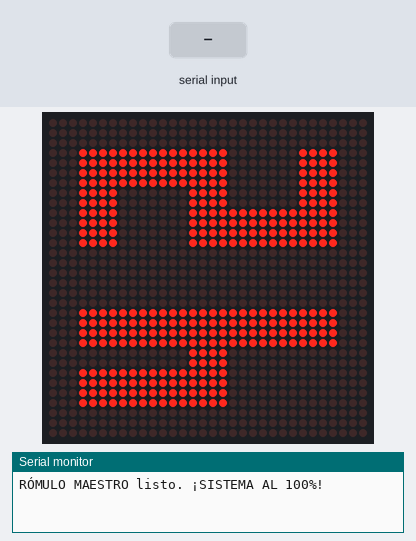
Bench run of a sketch on a simulated Arduino Uno, built with avr-gcc and run on an emulated ATmega328P. Parts: 32×32 LED matrix, the last lines printed to the serial monitor. Inputs (shaded band) come from the test bench.

Above: at 1.2 s.
1.3 s: "1" received over the second serial link
At 2.4 s:
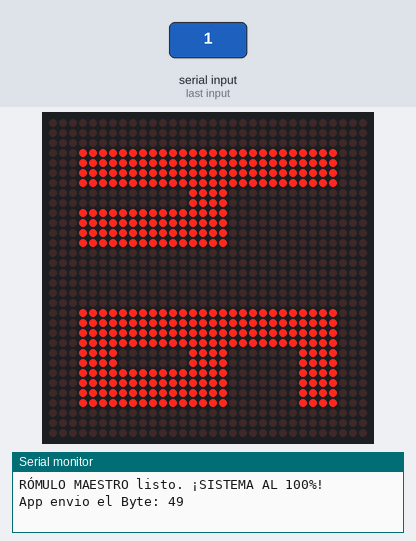
2.8 s: "0" received over the second serial link
At 3.6 s:
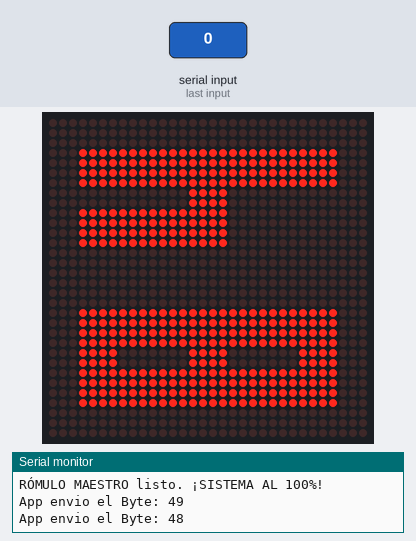
4.3 s: "2" received over the second serial link
At 4.7 s:
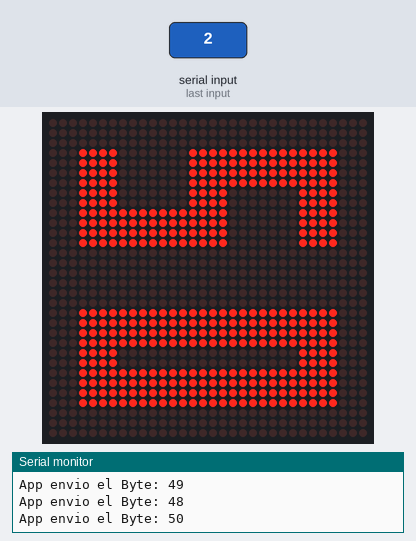
Timing chart, 0 to 7.3 s (numbered marks = the images above; inputs shaded):
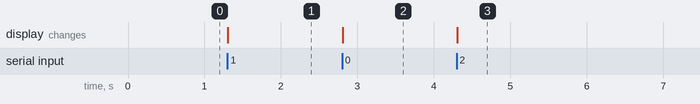

Measured:
- after the input at 1.3 s, the display: changes at once (image 1)
- after the input at 2.8 s, the display: changes at once (image 2)
- after the input at 4.3 s, the display: changes at once (image 3)

The sketch:

Contador24_14-romulo.ino
```cpp
/* ==========================================================================
   PROYECTO: CONTADOR MAESTRO ROMULO (1 BYTE ULTRARRÁPIDO)
   ========================================================================== */

#include <SoftwareSerial.h>
#include <SPI.h>
#include <DMD.h>
#include <TimerOne.h>

#define DISPLAYS_ACROSS 1
#define DISPLAYS_DOWN 2
DMD dmd(DISPLAYS_ACROSS, DISPLAYS_DOWN);

const int totalWidth = 32;
const int totalHeight = 32;
const int grosor = 4;

// --- CONFIGURACIÓN BLUETOOTH ---
// Conecta a Remo (Los pines que acabas de arreglar y dejar perfectos)
SoftwareSerial BTmaestro(2, 3);

// Hack de pines de la App (Para no mover cables físicos)
SoftwareSerial BTapp(5, 4);

// --- VARIABLES DE CONTROL ---
int valorInicialSec = 24;
int valorRestanteSec = 24;
bool countdownActivo = false;
unsigned long lastTickMs = 0;
const unsigned long TICK_SEC_MS = 1000UL;

void pix(int x, int y, int offset = 0) {
  int rx = x + offset;
  int ry = y;
  if (rx >= 0 && rx < totalWidth && ry >= 0 && ry < totalHeight) {
    int rotX = ry;
    int rotY = 31 - rx;
    dmd.writePixel(rotX, rotY, GRAPHICS_NORMAL, 1);
  }
}

void lineaH(int x, int y, int w) { for (int yy = 0; yy < grosor; yy++) { for (int xx = 0; xx < w; xx++) { pix(x + xx, y + yy); } } }
void lineaV(int x, int y, int h) { for (int yy = 0; yy < h; yy++) { for (int xx = 0; xx < grosor; xx++) { pix(x + xx, y + yy); } } }

void dibujar1(int offset=0) { int posX=3+offset, baseY=3, h=26; lineaV(posX+3, baseY, h); lineaH(posX, baseY+h-grosor, 10); lineaH(posX, baseY, 7); }
void dibujar2(int offset=0) { int posX=3+offset, baseY=3, w=10, h=26; lineaH(posX, baseY, w); lineaV(posX+w-grosor, baseY, h/2); lineaH(posX, (baseY+h/2)-2, w); lineaV(posX, baseY+h/2, h/2); lineaH(posX, baseY+h-grosor, w); }
void dibujar3(int offset=0) { int posX=3+offset, baseY=3, w=10, h=26; lineaH(posX, baseY, w); lineaH(posX, (baseY+h/2)-2, w); lineaH(posX, baseY+h-grosor, w); lineaV(posX+w-grosor, baseY, h); }
void dibujar4(int offset=0) { int posX=3+offset, baseY=3, w=10, h=26; lineaV(posX+w-grosor, baseY, h); lineaV(posX, baseY, h/2); lineaH(posX, (baseY+h/2)-2, w); }
void dibujar5(int offset=0) { int posX=3+offset, baseY=3, w=10, h=26; lineaH(posX, baseY, w); lineaV(posX, baseY, h/2); lineaH(posX, (baseY+h/2)-2, w); lineaV(posX+w-grosor, baseY+h/2, h/2); lineaH(posX, baseY+h-grosor, w); }
void dibujar6(int offset=0) { int posX=3+offset, baseY=3, w=10, h=26; lineaV(posX, baseY, h); lineaH(posX, (baseY+h/2)-2, w); lineaH(posX, baseY+h-grosor, w); lineaV(posX+w-grosor, baseY+h/2, h/2); lineaH(posX, baseY, w); }
void dibujar7(int offset=0) { int posX=3+offset, baseY=3, w=10, h=26; lineaH(posX, baseY, w); lineaV(posX+w-grosor, baseY, h); }
void dibujar8(int offset=0) { int posX=3+offset, baseY=3, w=10, h=26; lineaH(posX, baseY, w); lineaH(posX, (baseY+h/2)-2, w); lineaH(posX, baseY+h-grosor, w); lineaV(posX, baseY, h); lineaV(posX+w-grosor, baseY, h); }
void dibujar9(int offset=0) { int posX=3+offset, baseY=3, w=10, h=26; lineaH(posX, baseY, w); lineaH(posX, (baseY+h/2)-2, w); lineaV(posX+w-grosor, baseY, h); lineaV(posX, baseY, h/2); lineaH(posX, baseY+h-grosor, w); }
void dibujar0(int offset=0) { int posX=3+offset, baseY=3, w=10, h=26; lineaH(posX, baseY, w); lineaH(posX, baseY+h-grosor, w); lineaV(posX, baseY, h); lineaV(posX+w-grosor, baseY, h); }

void mostrarNumero(int n, int offset=0) {
  switch (n) {
    case 0: dibujar0(offset); break; case 1: dibujar1(offset); break;
    case 2: dibujar2(offset); break; case 3: dibujar3(offset); break;
    case 4: dibujar4(offset); break; case 5: dibujar5(offset); break;
    case 6: dibujar6(offset); break; case 7: dibujar7(offset); break;
    case 8: dibujar8(offset); break; case 9: dibujar9(offset); break;
  }
}

void scanDMD() { dmd.scanDisplayBySPI(); }

void renderValorActual(int valor) {
  if(valor < 0) valor = 0;
  if(valor > 99) valor = 99;
  dmd.clearScreen(true);

  if(valor == 0) {
    mostrarNumero(0, 16);
    mostrarNumero(0, 0);
  } else {
    mostrarNumero(valor / 10, 16);
    mostrarNumero(valor % 10, 0);
  }
}

// === CEREBRO DE PROCESAMIENTO ===
void procesarComando(byte cmd) {
  if (cmd == 250) {
    if (!countdownActivo && valorRestanteSec > 0) { countdownActivo = true; lastTickMs = millis(); }
  }
  else if (cmd == 251) { countdownActivo = false; }
  else if (cmd == 252) { valorRestanteSec = 0; countdownActivo = false; renderValorActual(0); }
  else if (cmd == 253) { valorRestanteSec = 14; valorInicialSec = 14; countdownActivo = false; renderValorActual(14); }
  else if (cmd == 254) { valorRestanteSec = 24; valorInicialSec = 24; countdownActivo = false; renderValorActual(24); }
  else if (cmd >= 0 && cmd <= 99) { valorRestanteSec = cmd; valorInicialSec = cmd; countdownActivo = false; renderValorActual(cmd); }
}

void setup() {
  Serial.begin(9600);

  // Velocidades calibradas
  BTmaestro.begin(115200);
  BTapp.begin(115200);

  BTapp.listen();

  // Punto dulce 4000
  Timer1.initialize(4000);
  Timer1.attachInterrupt(scanDMD);

  renderValorActual(valorRestanteSec);
  Serial.println("RÓMULO MAESTRO listo. ¡SISTEMA AL 100%!");
}

void loop() {
  // 1. LEER APP FLUTTER Y REENVIAR A REMO
  if (BTapp.available()) {
    byte cmd = BTapp.read();
    Serial.print("App envio el Byte: "); Serial.println(cmd);

    BTmaestro.write(cmd); // Disparo directo a Remo
    procesarComando(cmd); // Procesar en Rómulo
  }

  // 2. CONTEO LOCAL
  if (countdownActivo && valorRestanteSec >= 0) {
    unsigned long now = millis();
    if (now - lastTickMs >= TICK_SEC_MS) {
      lastTickMs = now;
      valorRestanteSec--;
      if (valorRestanteSec < 0) {
        valorRestanteSec = 0;
        countdownActivo = false;
      }
      renderValorActual(valorRestanteSec);
    }
  }
}
```
